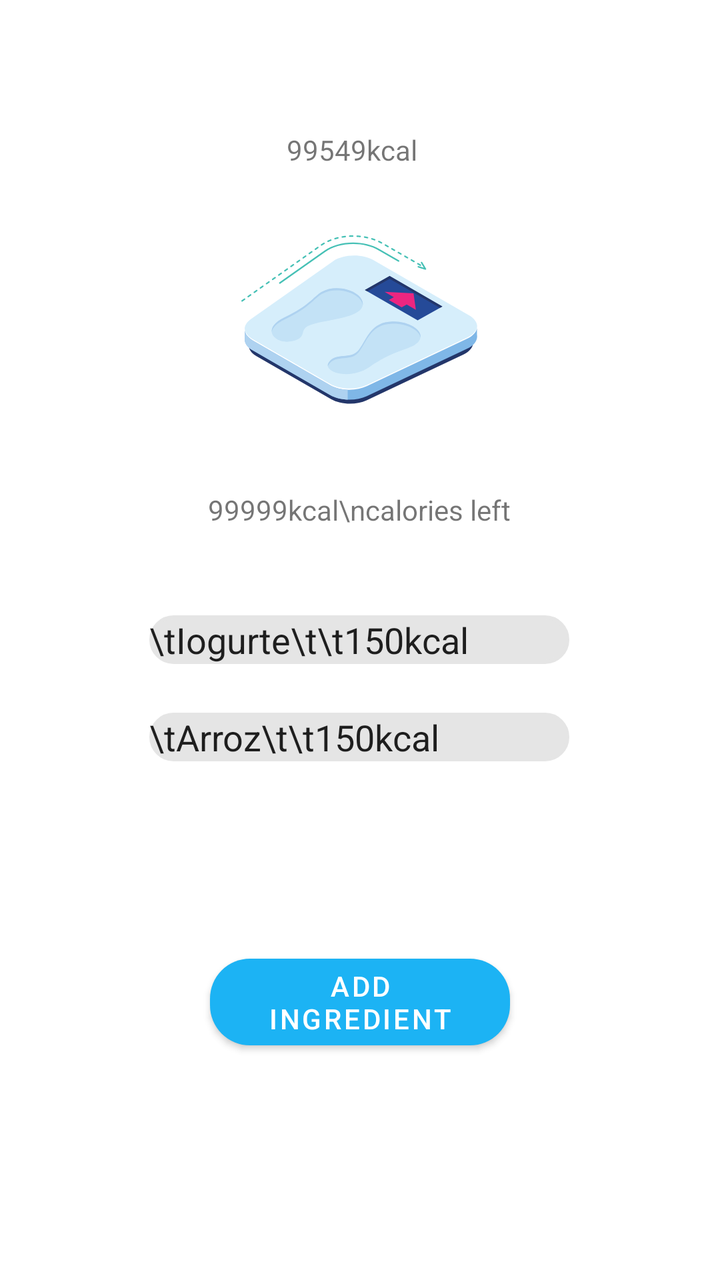
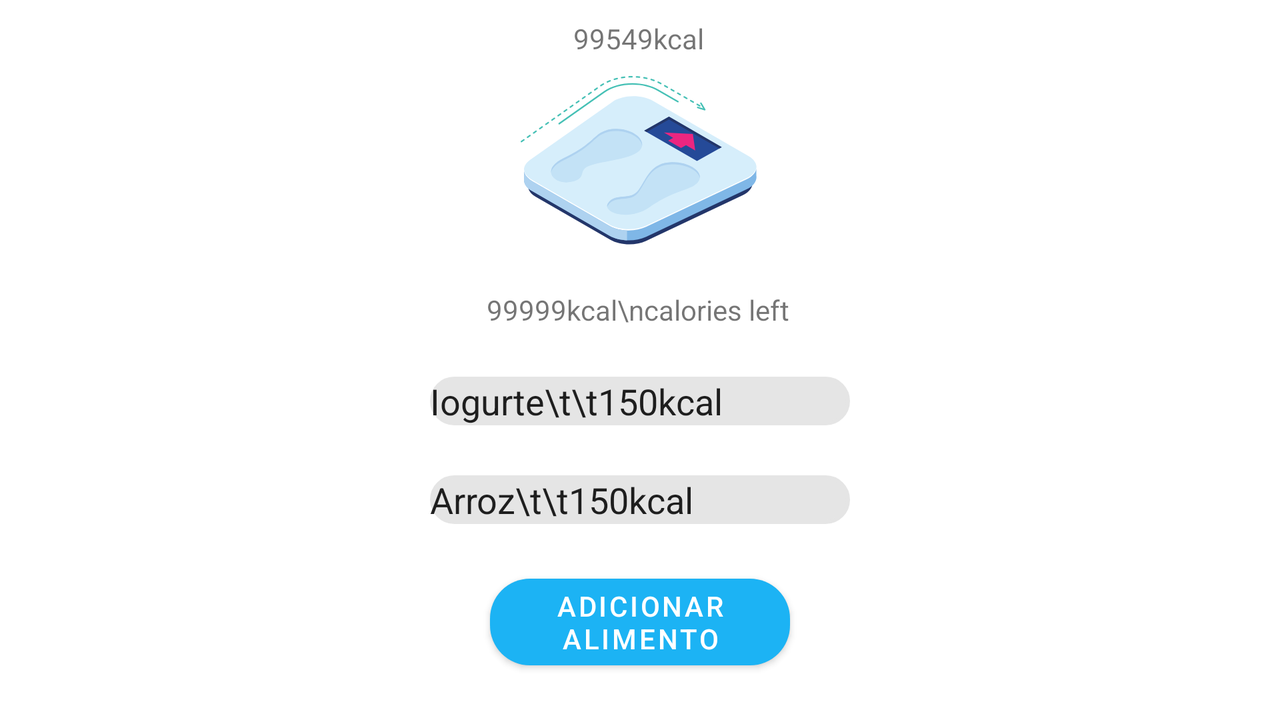

The same Android screen from two of the app's own layout files: first res/layout/ as a phone draws it, then the author's variant for another configuration, drawn on a device whose configuration selects that folder. Both files follow.
<!-- AndroidManifest.xml: application theme Theme.GymClub -->
<!-- res/layout/activity_calories.xml -->
<?xml version="1.0" encoding="utf-8"?>
<androidx.constraintlayout.widget.ConstraintLayout xmlns:android="http://schemas.android.com/apk/res/android"
    xmlns:tools="http://schemas.android.com/tools"
    android:layout_width="match_parent"
    android:layout_height="match_parent"
    xmlns:app="http://schemas.android.com/apk/res-auto">


    <ImageView
        android:id="@+id/imageViewCalories"
        android:layout_width="wrap_content"
        android:layout_height="wrap_content"
        android:src="@drawable/ic_calories"
        app:layout_constraintBottom_toBottomOf="parent"
        app:layout_constraintEnd_toEndOf="parent"
        app:layout_constraintHorizontal_bias="0.498"
        app:layout_constraintStart_toStartOf="parent"
        app:layout_constraintTop_toTopOf="parent"
        app:layout_constraintVertical_bias="0.212" />

    <TextView
        android:id="@+id/textViewCalories2"
        android:layout_width="wrap_content"
        android:layout_height="wrap_content"
        android:src="@drawable/ic_calories"
        android:text="99999kcal\ncalories left"
        app:layout_constraintBottom_toBottomOf="parent"
        app:layout_constraintEnd_toEndOf="parent"
        app:layout_constraintHorizontal_bias="0.498"
        app:layout_constraintStart_toStartOf="parent"
        app:layout_constraintTop_toBottomOf="@+id/imageViewCalories"
        app:layout_constraintVertical_bias="0.102" />


    <TextView
        android:id="@+id/textViewCalories"
        android:layout_width="wrap_content"
        android:layout_height="wrap_content"
        android:text="99549kcal"
        app:layout_constraintBottom_toTopOf="@+id/imageViewCalories"
        app:layout_constraintEnd_toEndOf="parent"
        app:layout_constraintHorizontal_bias="0.486"
        app:layout_constraintStart_toStartOf="parent"
        app:layout_constraintTop_toTopOf="parent"
        app:layout_constraintVertical_bias="0.661" />

    <EditText
        android:id="@+id/editTextElement"
        android:layout_width="wrap_content"
        android:layout_height="wrap_content"
        android:background="@drawable/ic_button"
        android:ems="10"
        android:text="\tIogurte\t\t150kcal"
        app:cornerRadius="20dp"
        app:layout_constraintBottom_toBottomOf="parent"
        app:layout_constraintEnd_toEndOf="parent"
        app:layout_constraintHorizontal_bias="0.497"
        app:layout_constraintStart_toStartOf="parent"
        app:layout_constraintTop_toBottomOf="@+id/textViewCalories2"
        app:layout_constraintVertical_bias="0.123" />


    <EditText
        android:id="@+id/editTextElement2"
        android:layout_width="wrap_content"
        android:layout_height="wrap_content"
        android:background="@drawable/ic_button"
        android:ems="10"
        android:text="\tArroz\t\t150kcal"
        app:cornerRadius="20dp"
        app:layout_constraintBottom_toBottomOf="parent"
        app:layout_constraintEnd_toEndOf="parent"
        app:layout_constraintHorizontal_bias="0.497"
        app:layout_constraintStart_toStartOf="parent"
        app:layout_constraintTop_toBottomOf="@+id/editTextElement"
        app:layout_constraintVertical_bias="0.086" />

    <com.google.android.material.button.MaterialButton
        android:id="@+id/button2"
        android:layout_width="450px"
        android:layout_height="wrap_content"
        android:text="Add ingredient"
        app:cornerRadius="20dp"
        app:layout_constraintBottom_toBottomOf="parent"
        app:layout_constraintEnd_toEndOf="parent"
        app:layout_constraintStart_toStartOf="parent"
        app:layout_constraintTop_toBottomOf="@+id/editTextElement2"
        app:layout_constraintVertical_bias="0.454" />

</androidx.constraintlayout.widget.ConstraintLayout>
<!-- resources referenced by this layout -->
<resources>
  <!-- drawable ic_button (drawable) -->
  <?xml version="1.0" encoding="utf-8"?>
  <shape xmlns:android="http://schemas.android.com/apk/res/android"
      android:shape="rectangle">
  
      <stroke
          android:width="2dp"
          android:color="#E5E5E5">
      </stroke>
  
      <solid android:color="#E5E5E5" />
  
      <corners
          android:topLeftRadius="20dp"
          android:topRightRadius="20dp"
          android:bottomLeftRadius="20dp"
          android:bottomRightRadius="20dp"
          />
  </shape>
  <!-- drawable ic_calories: vector/xml drawable (drawable, 8951 chars, omitted) -->
  <style name="Theme.GymClub" parent="Theme.MaterialComponents.DayNight.DarkActionBar">
          
          <item name="colorPrimary">@color/colorPrimary</item>
          <item name="colorPrimaryVariant">@color/colorPrimaryVariant</item>
          <item name="colorOnPrimary">@color/white</item>
  
          
          <item name="colorSecondary">@color/teal_200</item>
          <item name="colorSecondaryVariant">@color/teal_700</item>
          <item name="colorOnSecondary">@color/black</item>
          
          <item name="android:statusBarColor">?attr/colorPrimaryVariant</item>
          
          <item name="actionBarTheme">@style/Theme.GymClub.ActionBar</item>
      </style>
  <color name="colorPrimary">#1CB3F4</color>
  <color name="colorPrimaryVariant">#09719E</color>
  <color name="white">#FFFFFFFF</color>
  <color name="teal_200">#FF03DAC5</color>
  <color name="teal_700">#FF018786</color>
  <color name="black">#FF000000</color>
  <style name="Theme.GymClub.ActionBar">
          <item name="colorPrimary">@color/white</item>
      </style>
</resources>
<!-- res/layout-land/activity_calories.xml (the author's variant of the layout above) -->
<!-- drawn on the phone turned sideways -->
<?xml version="1.0" encoding="utf-8"?>
<androidx.constraintlayout.widget.ConstraintLayout xmlns:android="http://schemas.android.com/apk/res/android"
    xmlns:tools="http://schemas.android.com/tools"
    android:layout_width="match_parent"
    android:layout_height="match_parent"
    xmlns:app="http://schemas.android.com/apk/res-auto">


    <ImageView
        android:id="@+id/imageViewCalories"
        android:layout_width="wrap_content"
        android:layout_height="wrap_content"
        android:src="@drawable/ic_calories"
        app:layout_constraintBottom_toBottomOf="parent"
        app:layout_constraintEnd_toEndOf="parent"
        app:layout_constraintHorizontal_bias="0.499"
        app:layout_constraintStart_toStartOf="parent"
        app:layout_constraintTop_toTopOf="parent"
        app:layout_constraintVertical_bias="0.138" />

    <TextView
        android:id="@+id/textViewCalories2"
        android:layout_width="wrap_content"
        android:layout_height="wrap_content"
        android:src="@drawable/ic_calories"
        android:text="99999kcal\ncalories left"
        app:layout_constraintBottom_toBottomOf="parent"
        app:layout_constraintEnd_toEndOf="parent"
        app:layout_constraintHorizontal_bias="0.498"
        app:layout_constraintStart_toStartOf="parent"
        app:layout_constraintTop_toBottomOf="@+id/imageViewCalories"
        app:layout_constraintVertical_bias="0.102" />


    <TextView
        android:id="@+id/textViewCalories"
        android:layout_width="wrap_content"
        android:layout_height="wrap_content"
        android:text="99549kcal"
        app:layout_constraintBottom_toTopOf="@+id/imageViewCalories"
        app:layout_constraintEnd_toEndOf="parent"
        app:layout_constraintHorizontal_bias="0.499"
        app:layout_constraintStart_toStartOf="parent"
        app:layout_constraintTop_toTopOf="parent" />


    <EditText
        android:id="@+id/editTextElement"
        android:layout_width="wrap_content"
        android:layout_height="wrap_content"
        android:layout_marginTop="24dp"
        android:background="@drawable/ic_button"
        android:ems="10"
        android:text="Iogurte\t\t150kcal"
        app:cornerRadius="20dp"
        app:layout_constraintBottom_toBottomOf="parent"
        app:layout_constraintEnd_toEndOf="parent"
        app:layout_constraintStart_toStartOf="parent"
        app:layout_constraintTop_toBottomOf="@id/textViewCalories2"
        app:layout_constraintVertical_bias="0.0" />

    <EditText
        android:id="@+id/editTextElement2"
        android:layout_width="wrap_content"
        android:layout_height="wrap_content"


        android:background="@drawable/ic_button"
        android:ems="10"
        android:text="Arroz\t\t150kcal"
        app:cornerRadius="20dp"
        app:layout_constraintBottom_toBottomOf="parent"
        app:layout_constraintEnd_toEndOf="parent"
        app:layout_constraintStart_toStartOf="parent"
        app:layout_constraintTop_toBottomOf="@+id/editTextElement"
        app:layout_constraintVertical_bias="0.203" />

    <com.google.android.material.button.MaterialButton
        android:id="@+id/button2"
        android:layout_width="450px"
        android:layout_height="wrap_content"
        android:text="Adicionar alimento"
        app:cornerRadius="20dp"
        app:layout_constraintBottom_toBottomOf="parent"
        app:layout_constraintEnd_toEndOf="parent"
        app:layout_constraintStart_toStartOf="parent"
        app:layout_constraintTop_toBottomOf="@+id/editTextElement2" />

</androidx.constraintlayout.widget.ConstraintLayout>
